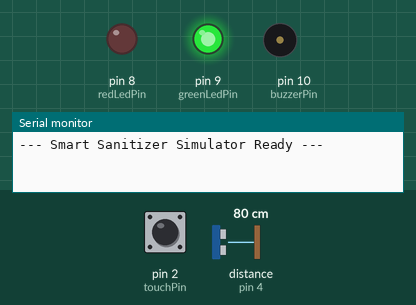
The sketch below on a simulated Arduino Uno, built with avr-gcc and run on an emulated ATmega328P. Parts: output pins drawn as LEDs (lit = HIGH), buzzer (waves = sounding, pin HIGH), the last lines printed to the serial monitor. Wiring (inferred from the names in the program): ultrasonic range finder: trigger pin 3; echo pin 4. Inputs (shaded band) come from the test bench; at power-on: distance to the obstacle (sensor on pin 4) 80 cm, pin 2 (touchPin) LOW. The echo pulse lasts 58.3 µs per cm; pins used as bus, display or sensor lines are not drawn.

Above: at 1.2 s.
1.3 s: distance to the obstacle (sensor on pin 4) set to 12 cm
2.8 s: distance to the obstacle (sensor on pin 4) set to 9 cm
At 3.4 s:
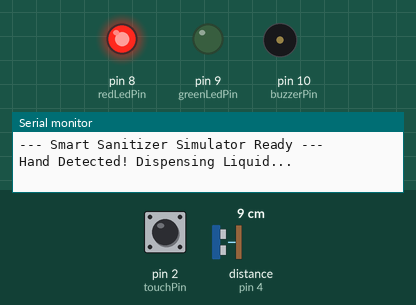
5.1 s: pin 2 (touchPin) pulled HIGH for 0.15 s
At 6.4 s:
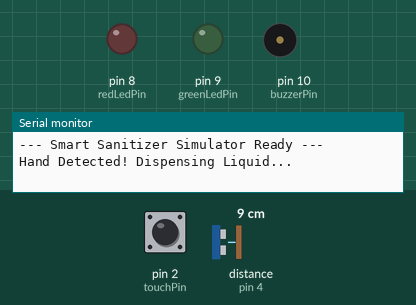
6.7 s: pin 2 (touchPin) pulled HIGH for 1 s
At 7.7 s:
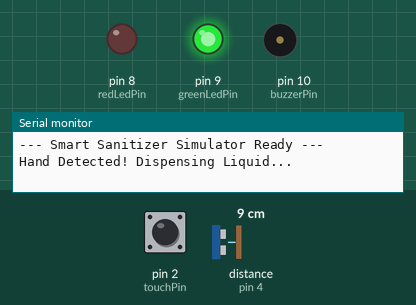
9.2 s: pin 2 (touchPin) pulled HIGH for 3.2 s
At 10.6 s:
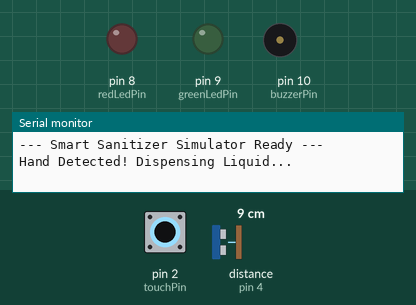
Timing chart, 0 to 12.2 s (numbered marks = the images above; inputs shaded):
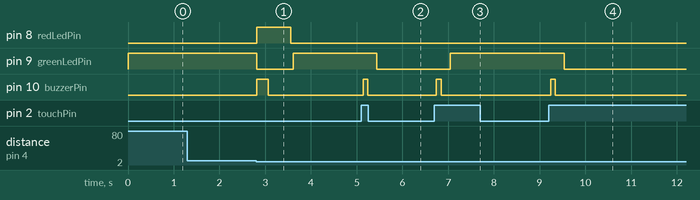

The sketch:

sketch_project9.ino
```cpp
/*
  Project #9: Touchless Smart Sanitizer & Dispenser Simulator
  -----------------------------------------------------------
  - HC-SR04 Ultrasonic Sensor: Detects hand proximity (< 10 cm)
  - Touch Sensor: System Lock / Refill Toggle Button
  - Red LED: Dispense Process Active
  - Green LED: System Ready Indicator
  - Active Buzzer: Pump Impulse Feedback
*/

const int touchPin = 2;
const int trigPin = 3;
const int echoPin = 4;
const int redLedPin = 8;    // Dispensing LED
const int greenLedPin = 9;  // Ready State LED
const int buzzerPin = 10;   // Pump Sound

bool isSystemActive = true;
bool handPreviouslyDetected = false;
int lastTouchState = LOW;

void setup() {
  pinMode(touchPin, INPUT);
  pinMode(trigPin, OUTPUT);
  pinMode(echoPin, INPUT);

  pinMode(redLedPin, OUTPUT);
  pinMode(greenLedPin, OUTPUT);
  pinMode(buzzerPin, OUTPUT);

  Serial.begin(9600);
  Serial.println("--- Smart Sanitizer Simulator Ready ---");
}

void loop() {
  // 1. Read Touch Sensor to Toggle System Lock / Unlock
  int currentTouchState = digitalRead(touchPin);
  if (currentTouchState == HIGH && lastTouchState == LOW) {
    isSystemActive = !isSystemActive; // Toggle state

    // Audio Feedback for Toggle
    digitalWrite(buzzerPin, HIGH);
    delay(100);
    digitalWrite(buzzerPin, LOW);
    delay(200);
  }
  lastTouchState = currentTouchState;

  // 2. Main Dispenser Operation
  if (isSystemActive) {
    digitalWrite(greenLedPin, HIGH); // Green ON = Ready for Hand

    // Measure Distance
    digitalWrite(trigPin, LOW);
    delayMicroseconds(2);
    digitalWrite(trigPin, HIGH);
    delayMicroseconds(10);
    digitalWrite(trigPin, LOW);

    long duration = pulseIn(echoPin, HIGH);
    int distanceCm = duration * 0.034 / 2;

    // Check if Hand is closer than 10 cm
    if (distanceCm > 0 && distanceCm < 10) {
      if (!handPreviouslyDetected) {
        // DISPENSE TRIGGERED
        Serial.println("Hand Detected! Dispensing Liquid...");

        digitalWrite(greenLedPin, LOW);
        digitalWrite(redLedPin, HIGH);

        // Simulate Pump Activation (Buzzer Beep)
        digitalWrite(buzzerPin, HIGH);
        delay(250);
        digitalWrite(buzzerPin, LOW);

        delay(500); // Dispense duration
        digitalWrite(redLedPin, LOW);

        handPreviouslyDetected = true; // Lock until hand moves away
      }
    } else {
      handPreviouslyDetected = false; // Reset lock when hand is removed
    }

  } else {
    // SYSTEM LOCKED / REFILL MODE
    digitalWrite(greenLedPin, LOW);
    digitalWrite(redLedPin, LOW);
    digitalWrite(buzzerPin, LOW);
  }

  delay(50);
}
```

Measured:
- the behaviour switches between 11 and 10 cm on distance to the obstacle (sensor on pin 4) (found by bisection; images 0 and 1)
- after the input at 1.3 s, every drawn part: stays the same
- after the input at 2.8 s, pin 8 (redLedPin): LOW → HIGH at once, → LOW 0.75 s later; pin 9 (greenLedPin): HIGH → LOW at once, → HIGH 0.80 s later; pin 10 (buzzerPin): LOW → HIGH at once, → LOW 0.25 s later
- after the input at 5.1 s, pin 9 (greenLedPin): HIGH → LOW after 0.34 s; pin 10 (buzzerPin): LOW → HIGH at once, → LOW 0.10 s later
- after the input at 6.7 s, pin 9 (greenLedPin): LOW → HIGH after 0.34 s; pin 10 (buzzerPin): LOW → HIGH at once, → LOW 0.10 s later
- after the input at 9.2 s, pin 9 (greenLedPin): HIGH → LOW after 0.34 s; pin 10 (buzzerPin): LOW → HIGH at once, → LOW 0.10 s later
